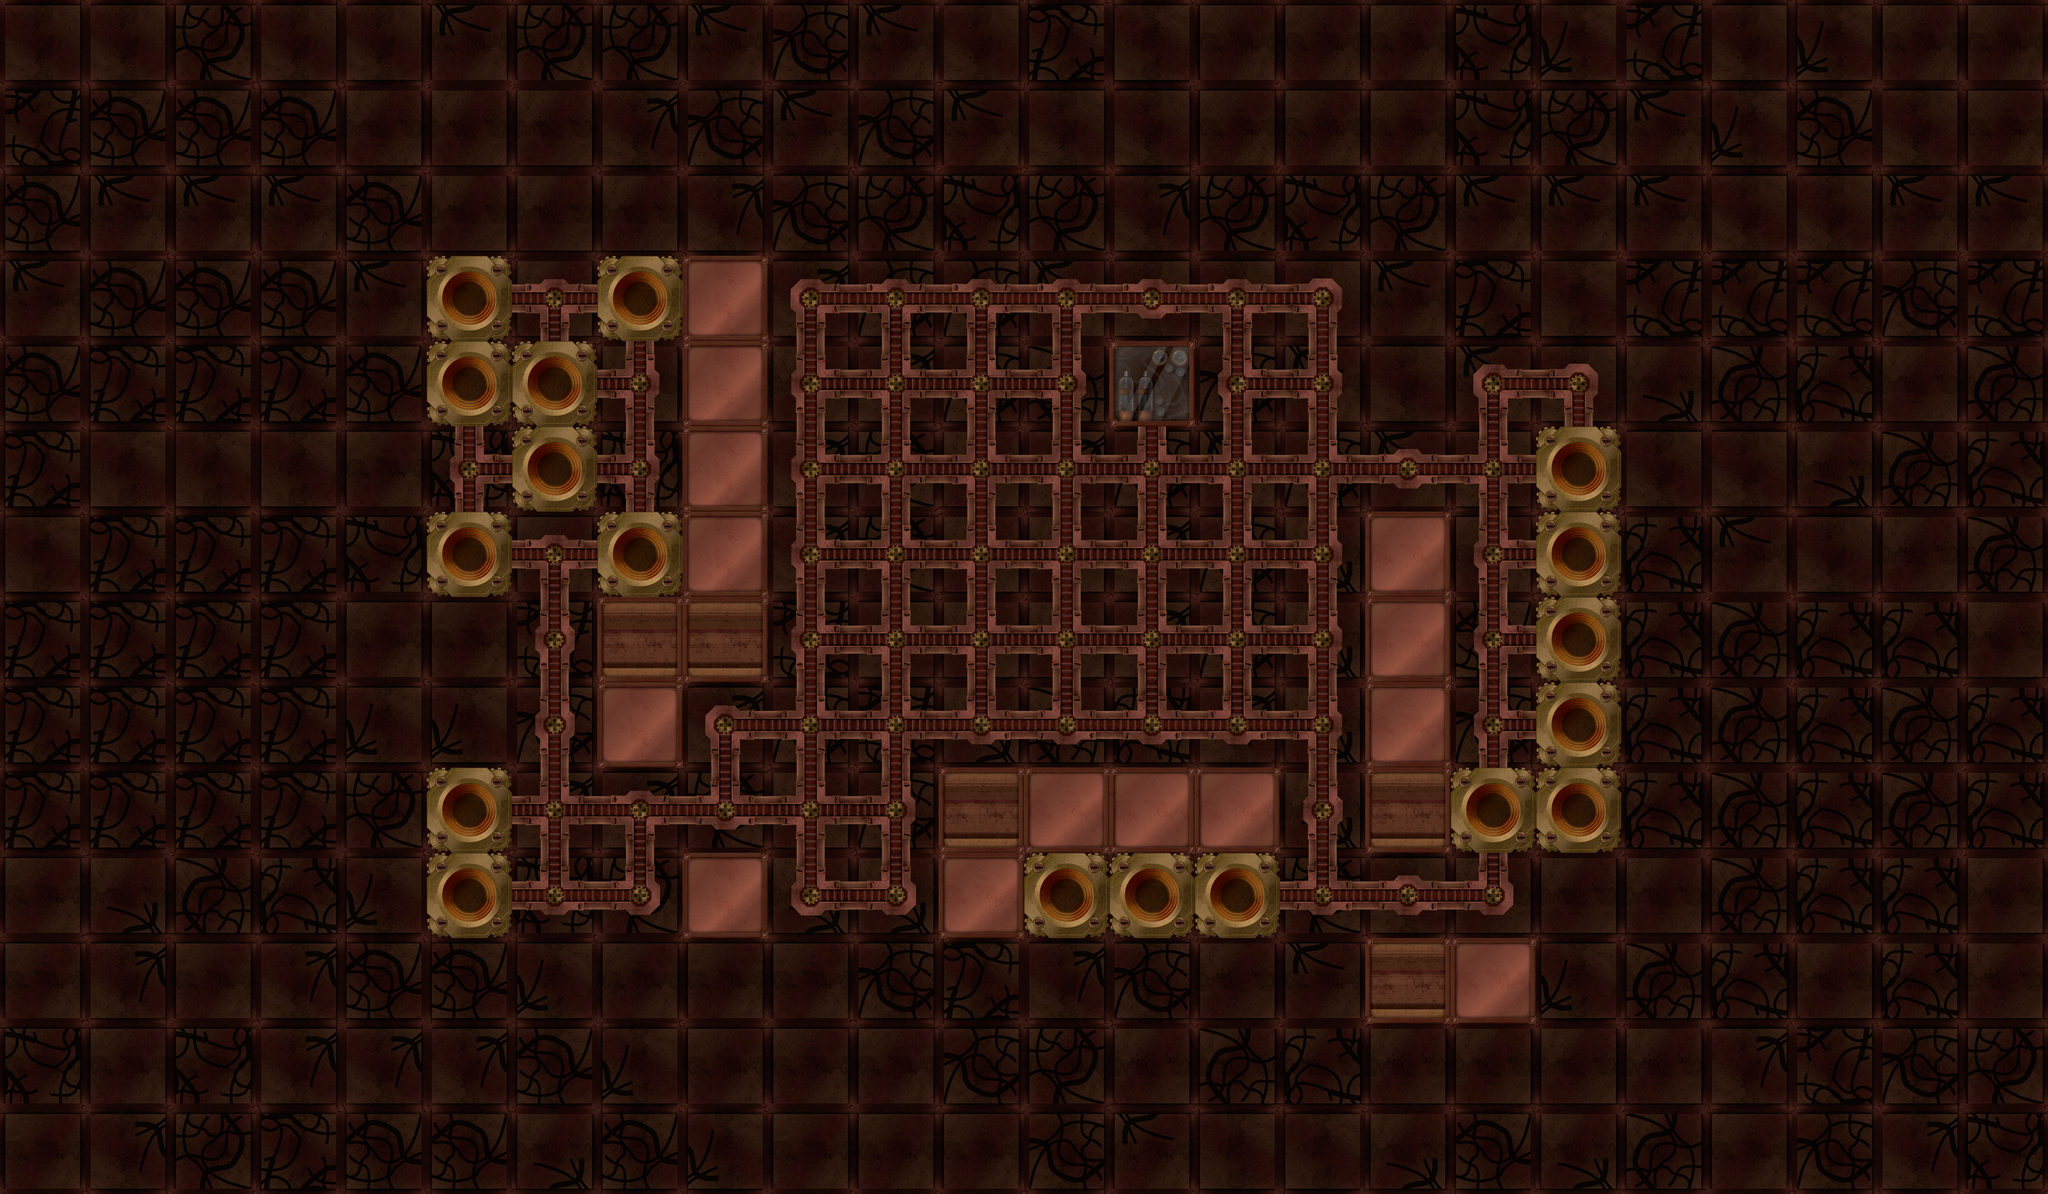

Below is a game level as drawn by its tile map, then a one-line description and the .tmx that defines it (tile-layer data replaced by summaries):
An orthogonal 24x14 tile map with 256x256 px tiles, 2 tile layers (Background, Room) and 23 objects (19x Block, 3x Light, Player).

<map version="1.0" orientation="orthogonal" width="24" height="14" tilewidth="256" tileheight="256">
 <tileset firstgid="1" name="Ladu" tilewidth="256" tileheight="256">
  <image source="tiles.png" width="1280" height="1024" />
  <tile id="9">
   <properties>
    <property name="Goal" value="1" />
   </properties>
  </tile>
  <tile id="10">
   <properties>
    <property name="Obstacle" value="1" />
   </properties>
  </tile>
  <tile id="11">
   <properties>
    <property name="Obstacle" value="1" />
   </properties>
  </tile>
  <tile id="12">
   <properties>
    <property name="Obstacle" value="1" />
   </properties>
  </tile>
  <tile id="19">
   <properties>
    <property name="Obstacle" value="1" />
   </properties>
  </tile>
 </tileset>
 <layer name="Background" width="24" height="14">
  <data>[336 cells, 336 non-empty, 4 distinct tile ids]</data>
 </layer>
 <layer name="Room" width="24" height="14">
  <data>[336 cells, 149 non-empty, 9 distinct tile ids]</data>
 </layer>
 <objectgroup name="Objects" width="24" height="14">
  <object type="Player" gid="16" x="2304" y="1536" />
  <object type="Block" gid="14" x="2304" y="1280" />
  <object type="Light" x="4174" y="2375" width="94" height="102">
   <properties>
    <property name="Color" value="0.36, 0.47, 0.16, 0.6" />
    <property name="Falloff" value="0.2, 0.8, 16" />
    <property name="Z" value="0.2" />
   </properties>
  </object>
  <object type="Light" x="1358" y="2896" width="94" height="102">
   <properties>
    <property name="Color" value="0.36, 0.47, 0.16, 0.9" />
    <property name="Falloff" value="0.2, 0.8, 16" />
    <property name="Z" value="0.2" />
   </properties>
  </object>
  <object type="Block" gid="14" x="2560" y="1536" />
  <object type="Block" gid="14" x="2304" y="1792" />
  <object type="Block" gid="14" x="2816" y="1536" />
  <object type="Block" gid="14" x="3328" y="1536" />
  <object type="Block" gid="14" x="3328" y="1536" />
  <object type="Block" gid="14" x="3072" y="1536" />
  <object type="Block" gid="14" x="3072" y="1792" />
  <object type="Block" gid="14" x="2816" y="1280" />
  <object type="Block" gid="14" x="2816" y="2048" />
  <object type="Block" gid="14" x="3072" y="2048" />
  <object type="Block" gid="14" x="3328" y="2048" />
  <object type="Block" gid="14" x="3584" y="2048" />
  <object type="Block" gid="14" x="3840" y="2048" />
  <object type="Block" gid="14" x="4352" y="2304" />
  <object type="Block" gid="14" x="4352" y="1792" />
  <object type="Block" gid="14" x="3840" y="1280" />
  <object type="Block" gid="14" x="2304" y="2304" />
  <object type="Block" gid="14" x="2304" y="2560" />
  <object type="Light" x="3418" y="1101" width="94" height="102">
   <properties>
    <property name="Color" value="0.20, 0.60, 0.38, 0.9" />
    <property name="Falloff" value="0.2, 0.8, 16" />
    <property name="Z" value="0.2" />
   </properties>
  </object>
 </objectgroup>
</map>
